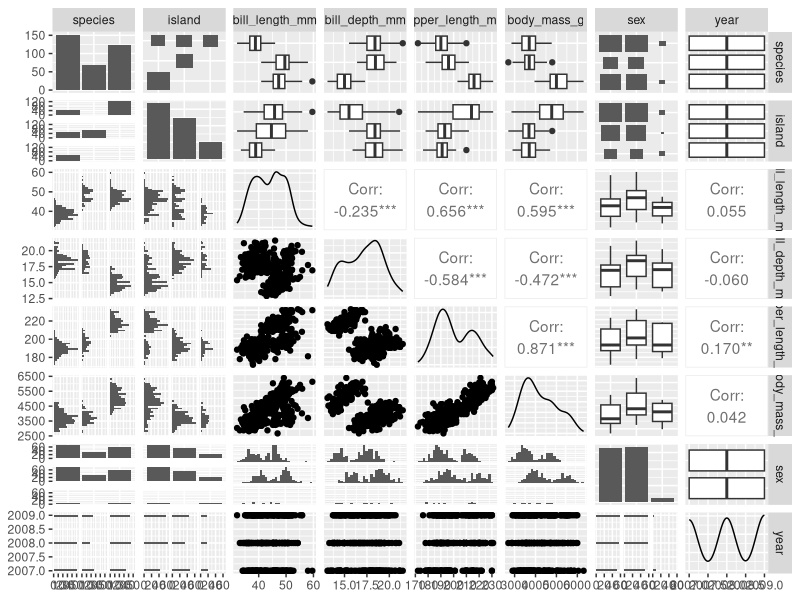
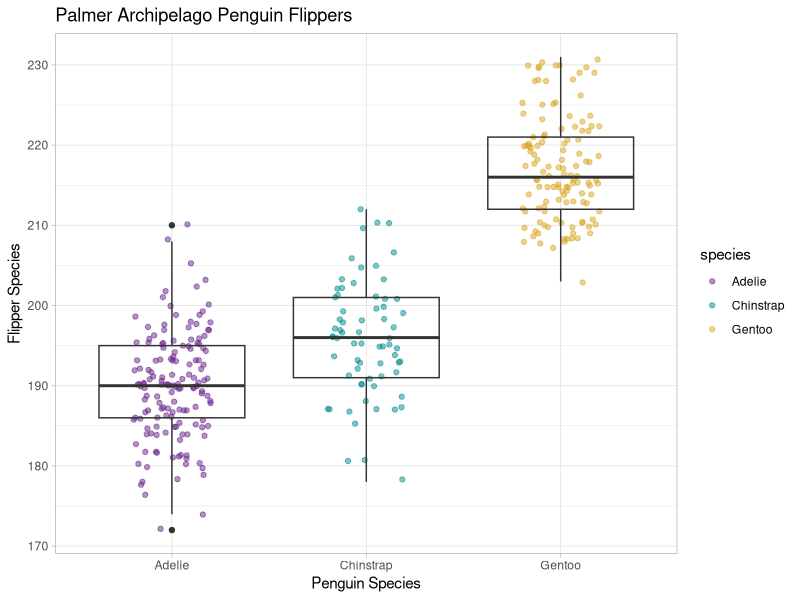
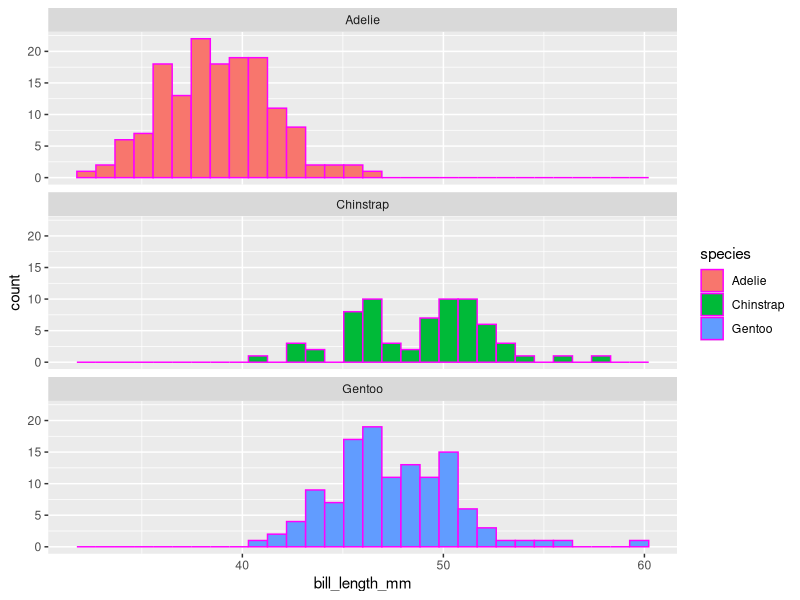

These figures' R source, in order:
## ---- chunk 1
#| warning: false
#| echo: false
library(tidyverse)
library(palmerpenguins)
library(GGally) # install.packages("GGally")
library(skimr) # install.packages("skimr")

#appear vs not appear, code chunk options, in R they go in the {r}, quarto its #| warning: false, use #| echo: false so code doesn't show up
## ---- chunk 2
#| include: false

# Tell me the column names
names(penguins)

# What are the dimensions
dim(penguins)

# Can you show me the first 6 lines?
head(penguins)

# Can you show me the last 6 lines?
tail(penguins)
## ---- chunk 3
skim(penguins)
## ---- chunk 4
#| include: false
#pairs plot, if you use :: you can see whats avaiable

GGally::ggpairs(penguins)
## ---- chunk 5
#| fig.cap: "Figure Caption :)"
ggplot(data = penguins, aes(x = species, y = flipper_length_mm)) + 
  geom_jitter(width = 0.2,
              alpha = 0.5,
              aes(color = species)) + 
  geom_boxplot(fill = NA) +
  theme_light() +
  scale_color_manual(values = c("darkorchid4", "cyan4", "goldenrod")) +
  labs(x = "Penguin Species",
       y = "Flipper Species",
       title = "Palmer Archipelago Penguin Flippers")

#alpha is used for transparency
## ---- chunk 6
ggplot(data = penguins, aes(x = bill_length_mm)) +
  geom_histogram(aes(fill = species), color ="magenta") +
  facet_wrap(~species, ncol = 1)
